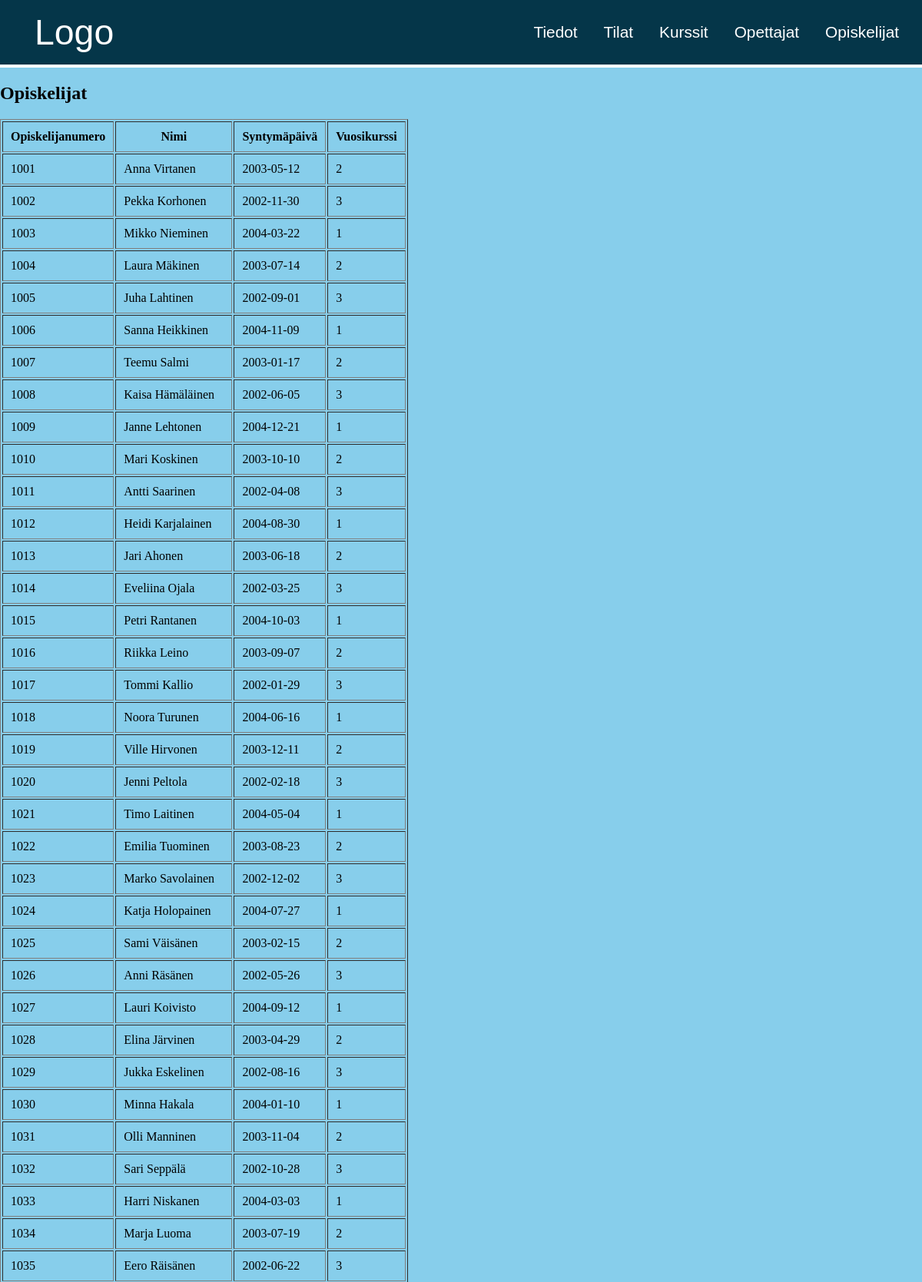
/Koodi/opiskelijat.php (upper part), run on the app's committed database.
### tables this page shows
CREATE TABLE `opiskelijat` (
  `Opiskelijanumero` int(11) NOT NULL,
  `Etunimi` varchar(20) NOT NULL,
  `Sukunimi` varchar(20) NOT NULL,
  `Syntymapaiva` date DEFAULT NULL,
  `Vuosikurssi` int(11) DEFAULT NULL
);

### Koodi/opiskelijat.php (the view, shortened to what this page needs)
<?php include 'yhteys.php'; ?>
<!DOCTYPE html>
<html lang="en">
<head>
    <link rel="stylesheet" href="styles.css">
</head>
<body>
    <div class="header">
        <a href="index.php" class="logo">Logo</a>
        <div class="items">
            <a href="tiedot.php">Tiedot</a>
            <a href="tilat.php">Tilat</a>
            <a href="kurssit.php">Kurssit</a>
            <a href="opettajat.php">Opettajat</a>
            <a href="opiskelijat.php">Opiskelijat</a>
        </div>
    </div>
    <div class="content">
        <h2>Opiskelijat</h2>
        <table border="1" cellpadding="10">
            <tr>
                <th>Opiskelijanumero</th>
                <th>Nimi</th>
                <th>Syntymäpäivä</th>
                <th>Vuosikurssi</th>
            </tr>
            <?php
            $sql = "SELECT * FROM Opiskelijat";
            $stmt = $yhteys->query($sql);
            $opiskelijat = $stmt->fetchAll(PDO::FETCH_ASSOC);
            foreach ($opiskelijat as $op) {
                echo "<tr>";
                echo "<td>" . htmlspecialchars($op['Opiskelijanumero']) . "</td>";
                echo "<td>" . htmlspecialchars($op['Etunimi']) . " " . htmlspecialchars($op['Sukunimi']) . "</td>";
                echo "<td>" . htmlspecialchars($op['Syntymapaiva']) . "</td>";
                echo "<td>" . htmlspecialchars($op['Vuosikurssi']) . "</td>";
                echo "</tr>";
            }
            ?>
        </table>
    </div>
</body>
</html>

### Koodi/styles.css (style rules this page uses)
html, body { margin: 0; padding: 0; background-color: skyblue; min-height: 150vh; }
.header { display: flex; justify-content: space-between; align-items: center; padding: 15px; background-color: rgb(5, 54, 73); border-bottom: 0.3rem solid white; }
.header a { padding: 10px 15px; transition: all 0.3s ease; }
.header a { margin: 0; color: white; text-decoration: none; font-size: 1.3rem; font-family: 'Gill Sans', 'Gill Sans MT', Calibri, 'Trebuchet MS', sans-serif; transition: all 0.3s ease; }
.header .logo { align-items: center; padding: 0; text-align: left; color: white; margin-left: 30px; text-decoration: none; font-size: 2.9rem; }

### data on the page
opiskelijat: Opiskelijanumero "1001", Etunimi "Anna", Sukunimi "Virtanen", Syntymapaiva "2003-05-12", Vuosikurssi "2"
opiskelijat: Opiskelijanumero "1002", Etunimi "Pekka", Sukunimi "Korhonen", Syntymapaiva "2002-11-30", Vuosikurssi "3"
opiskelijat: Opiskelijanumero "1003", Etunimi "Mikko", Sukunimi "Nieminen", Syntymapaiva "2004-03-22", Vuosikurssi "1"
opiskelijat: Opiskelijanumero "1004", Etunimi "Laura", Sukunimi "Mäkinen", Syntymapaiva "2003-07-14", Vuosikurssi "2"
opiskelijat: Opiskelijanumero "1005", Etunimi "Juha", Sukunimi "Lahtinen", Syntymapaiva "2002-09-01", Vuosikurssi "3"
opiskelijat: Opiskelijanumero "1006", Etunimi "Sanna", Sukunimi "Heikkinen", Syntymapaiva "2004-11-09", Vuosikurssi "1"
opiskelijat: Opiskelijanumero "1007", Etunimi "Teemu", Sukunimi "Salmi", Syntymapaiva "2003-01-17", Vuosikurssi "2"
opiskelijat: Opiskelijanumero "1008", Etunimi "Kaisa", Sukunimi "Hämäläinen", Syntymapaiva "2002-06-05", Vuosikurssi "3"
opiskelijat: Opiskelijanumero "1009", Etunimi "Janne", Sukunimi "Lehtonen", Syntymapaiva "2004-12-21", Vuosikurssi "1"
opiskelijat: Opiskelijanumero "1010", Etunimi "Mari", Sukunimi "Koskinen", Syntymapaiva "2003-10-10", Vuosikurssi "2"
opiskelijat: Opiskelijanumero "1011", Etunimi "Antti", Sukunimi "Saarinen", Syntymapaiva "2002-04-08", Vuosikurssi "3"
opiskelijat: Opiskelijanumero "1012", Etunimi "Heidi", Sukunimi "Karjalainen", Syntymapaiva "2004-08-30", Vuosikurssi "1"
opiskelijat: Opiskelijanumero "1013", Etunimi "Jari", Sukunimi "Ahonen", Syntymapaiva "2003-06-18", Vuosikurssi "2"
opiskelijat: Opiskelijanumero "1014", Etunimi "Eveliina", Sukunimi "Ojala", Syntymapaiva "2002-03-25", Vuosikurssi "3"
opiskelijat: Opiskelijanumero "1015", Etunimi "Petri", Sukunimi "Rantanen", Syntymapaiva "2004-10-03", Vuosikurssi "1"
opiskelijat: Opiskelijanumero "1016", Etunimi "Riikka", Sukunimi "Leino", Syntymapaiva "2003-09-07", Vuosikurssi "2"
opiskelijat: Opiskelijanumero "1017", Etunimi "Tommi", Sukunimi "Kallio", Syntymapaiva "2002-01-29", Vuosikurssi "3"
opiskelijat: Opiskelijanumero "1018", Etunimi "Noora", Sukunimi "Turunen", Syntymapaiva "2004-06-16", Vuosikurssi "1"
opiskelijat: Opiskelijanumero "1019", Etunimi "Ville", Sukunimi "Hirvonen", Syntymapaiva "2003-12-11", Vuosikurssi "2"
opiskelijat: Opiskelijanumero "1020", Etunimi "Jenni", Sukunimi "Peltola", Syntymapaiva "2002-02-18", Vuosikurssi "3"
opiskelijat: Opiskelijanumero "1021", Etunimi "Timo", Sukunimi "Laitinen", Syntymapaiva "2004-05-04", Vuosikurssi "1"
opiskelijat: Opiskelijanumero "1022", Etunimi "Emilia", Sukunimi "Tuominen", Syntymapaiva "2003-08-23", Vuosikurssi "2"
opiskelijat: Opiskelijanumero "1023", Etunimi "Marko", Sukunimi "Savolainen", Syntymapaiva "2002-12-02", Vuosikurssi "3"
opiskelijat: Opiskelijanumero "1024", Etunimi "Katja", Sukunimi "Holopainen", Syntymapaiva "2004-07-27", Vuosikurssi "1"
opiskelijat: Opiskelijanumero "1025", Etunimi "Sami", Sukunimi "Väisänen", Syntymapaiva "2003-02-15", Vuosikurssi "2"
opiskelijat: Opiskelijanumero "1026", Etunimi "Anni", Sukunimi "Räsänen", Syntymapaiva "2002-05-26", Vuosikurssi "3"
opiskelijat: Opiskelijanumero "1027", Etunimi "Lauri", Sukunimi "Koivisto", Syntymapaiva "2004-09-12", Vuosikurssi "1"
opiskelijat: Opiskelijanumero "1028", Etunimi "Elina", Sukunimi "Järvinen", Syntymapaiva "2003-04-29", Vuosikurssi "2"
opiskelijat: Opiskelijanumero "1029", Etunimi "Jukka", Sukunimi "Eskelinen", Syntymapaiva "2002-08-16", Vuosikurssi "3"
opiskelijat: Opiskelijanumero "1030", Etunimi "Minna", Sukunimi "Hakala", Syntymapaiva "2004-01-10", Vuosikurssi "1"
opiskelijat: Opiskelijanumero "1031", Etunimi "Olli", Sukunimi "Manninen", Syntymapaiva "2003-11-04", Vuosikurssi "2"
opiskelijat: Opiskelijanumero "1032", Etunimi "Sari", Sukunimi "Seppälä", Syntymapaiva "2002-10-28", Vuosikurssi "3"
opiskelijat: Opiskelijanumero "1033", Etunimi "Harri", Sukunimi "Niskanen", Syntymapaiva "2004-03-03", Vuosikurssi "1"
opiskelijat: Opiskelijanumero "1034", Etunimi "Marja", Sukunimi "Luoma", Syntymapaiva "2003-07-19", Vuosikurssi "2"
opiskelijat: Opiskelijanumero "1035", Etunimi "Eero", Sukunimi "Räisänen", Syntymapaiva "2002-06-22", Vuosikurssi "3"
